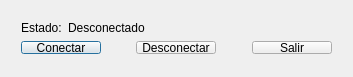
<?xml version="1.0" encoding="UTF-8"?>
<ui version="4.0">
 <class>VentanaPrincipal</class>
 <widget class="QDialog" name="VentanaPrincipal">
  <property name="geometry">
   <rect>
    <x>0</x>
    <y>0</y>
    <width>353</width>
    <height>77</height>
   </rect>
  </property>
  <property name="windowTitle">
   <string>VentanaPrincipal</string>
  </property>
  <widget class="QWidget" name="">
   <property name="geometry">
    <rect>
     <x>10</x>
     <y>10</y>
     <width>333</width>
     <height>55</height>
    </rect>
   </property>
   <layout class="QVBoxLayout" name="verticalLayout">
    <item>
     <layout class="QHBoxLayout" name="horizontalLayout_2">
      <item>
       <widget class="QLabel" name="labTituloEstado">
        <property name="text">
         <string>Estado:</string>
        </property>
       </widget>
      </item>
      <item>
       <widget class="QLabel" name="labEstado">
        <property name="text">
         <string>Desconectado</string>
        </property>
       </widget>
      </item>
      <item>
       <spacer name="horizontalSpacer_3">
        <property name="orientation">
         <enum>Qt::Horizontal</enum>
        </property>
        <property name="sizeHint" stdset="0">
         <size>
          <width>40</width>
          <height>20</height>
         </size>
        </property>
       </spacer>
      </item>
     </layout>
    </item>
    <item>
     <layout class="QHBoxLayout" name="horizontalLayout">
      <item>
       <widget class="QPushButton" name="btnConectar">
        <property name="text">
         <string>Conectar</string>
        </property>
       </widget>
      </item>
      <item>
       <spacer name="horizontalSpacer">
        <property name="orientation">
         <enum>Qt::Horizontal</enum>
        </property>
        <property name="sizeHint" stdset="0">
         <size>
          <width>40</width>
          <height>20</height>
         </size>
        </property>
       </spacer>
      </item>
      <item>
       <widget class="QPushButton" name="btnDesconectar">
        <property name="text">
         <string>Desconectar</string>
        </property>
       </widget>
      </item>
      <item>
       <spacer name="horizontalSpacer_2">
        <property name="orientation">
         <enum>Qt::Horizontal</enum>
        </property>
        <property name="sizeHint" stdset="0">
         <size>
          <width>40</width>
          <height>20</height>
         </size>
        </property>
       </spacer>
      </item>
      <item>
       <widget class="QPushButton" name="btnSalir">
        <property name="text">
         <string>Salir</string>
        </property>
       </widget>
      </item>
     </layout>
    </item>
   </layout>
  </widget>
 </widget>
 <layoutdefault spacing="6" margin="11"/>
 <resources/>
 <connections/>
</ui>
